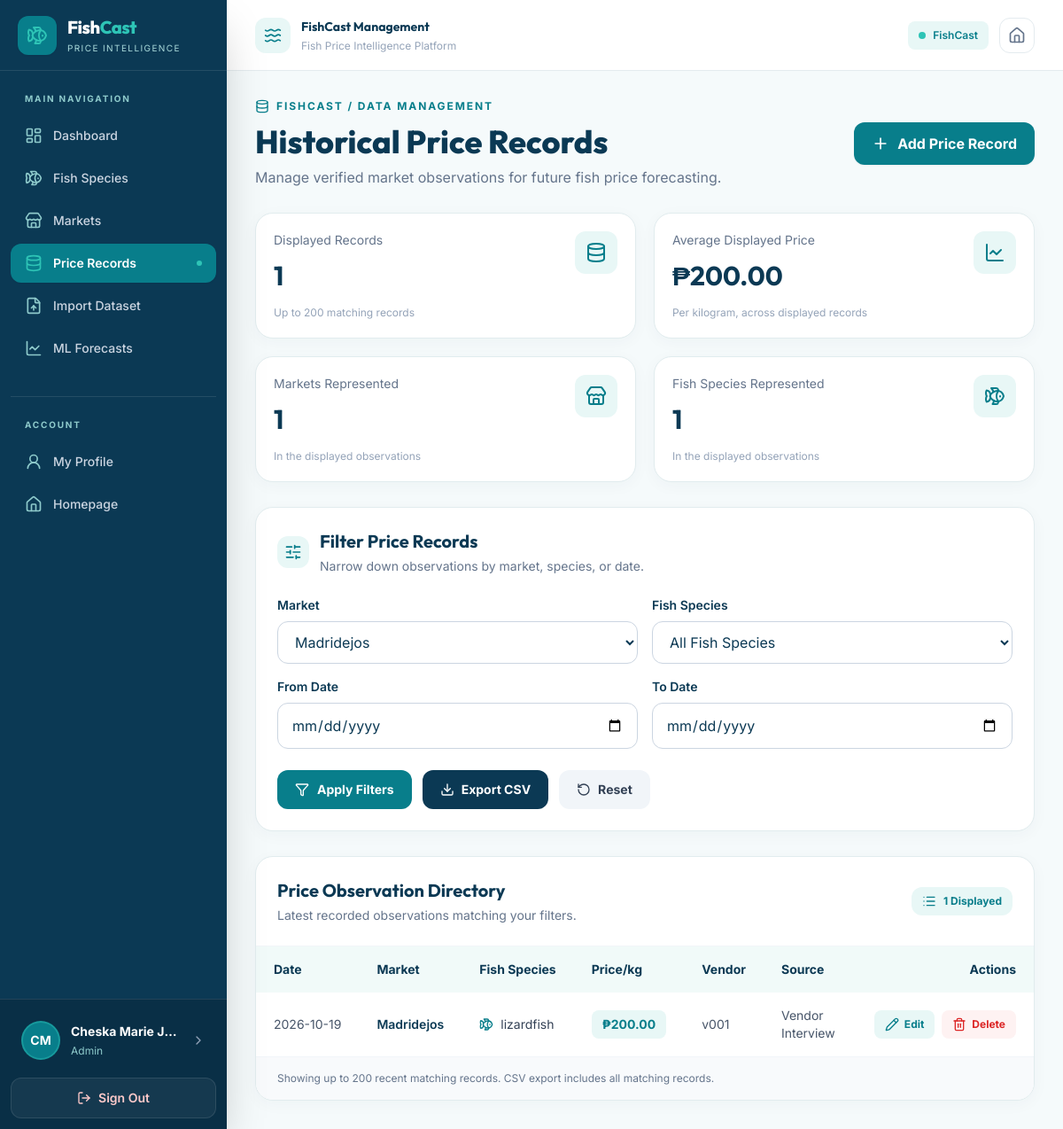
Screenshot of /admin/price_records.php?market=1 (signed in) with the database file from the repository.
### tables this page shows
CREATE TABLE `users` (
  `id` bigint(20) UNSIGNED NOT NULL,
  `full_name` varchar(150) NOT NULL,
  `email` varchar(190) NOT NULL,
  `password_hash` varchar(255) NOT NULL,
  `role` enum('admin','encoder','viewer') NOT NULL DEFAULT 'viewer',
  `created_at` timestamp NOT NULL DEFAULT current_timestamp(),
  `profile_picture` varchar(255) DEFAULT NULL
);

CREATE TABLE `price_records` (
  `id` bigint(20) UNSIGNED NOT NULL,
  `market_id` int(10) UNSIGNED NOT NULL,
  `fish_species_id` int(10) UNSIGNED NOT NULL,
  `observed_on` date NOT NULL,
  `price_per_kg` decimal(10,2) NOT NULL,
  `vendor_code` varchar(50) NOT NULL DEFAULT 'MARKET_AVERAGE',
  `source_type` enum('vendor_interview','market_record','government_record','other') NOT NULL,
  `source_reference` varchar(255) DEFAULT NULL,
  `collection_time` time DEFAULT NULL,
  `product_condition` varchar(100) DEFAULT NULL,
  `remarks` text DEFAULT NULL,
  `recorded_by` bigint(20) UNSIGNED DEFAULT NULL,
  `created_at` timestamp NOT NULL DEFAULT current_timestamp()
);

CREATE TABLE `markets` (
  `id` int(10) UNSIGNED NOT NULL,
  `name` varchar(150) NOT NULL,
  `municipality` varchar(100) NOT NULL DEFAULT 'Madridejos',
  `province` varchar(100) NOT NULL DEFAULT 'Cebu',
  `is_active` tinyint(1) NOT NULL DEFAULT 1
);

CREATE TABLE `fish_species` (
  `id` int(10) UNSIGNED NOT NULL,
  `common_name` varchar(120) NOT NULL,
  `scientific_name` varchar(180) DEFAULT NULL,
  `local_name` varchar(120) DEFAULT NULL,
  `is_active` tinyint(1) NOT NULL DEFAULT 1
);

### admin/price_records.php (the view, shortened to what the rows shown need)
<?php
require_once __DIR__ . '/../config/database.php';
function h($value) {
    return htmlspecialchars((string)$value, ENT_QUOTES, 'UTF-8');
}
$filterMarket = filter_var(
    $_GET['market'] ?? null,
    FILTER_VALIDATE_INT
);
$where = [];
$params = [];
if ($filterMarket) {
    $where[] = 'p.market_id = ?';
    $params[] = $filterMarket;
}
$sql = "
    SELECT
        p.*,
        m.name AS market_name,
        f.common_name
    FROM price_records p
    JOIN markets m ON m.id = p.market_id
    JOIN fish_species f ON f.id = p.fish_species_id
";
if ($where) {
    $sql .= ' WHERE ' . implode(' AND ', $where);
}
$sql .= ' ORDER BY p.observed_on DESC, p.id DESC';
$sql .= ' LIMIT 200';
$q = $pdo->prepare($sql);
$q->execute($params);
$records = $q->fetchAll(PDO::FETCH_ASSOC);
$totalShown = count($records);
$averagePrice = $totalShown > 0
    ? array_sum(array_column($records, 'price_per_kg')) / $totalShown
    : 0;
$uniqueMarkets = count(array_unique(array_column($records, 'market_id')));
$uniqueSpecies = count(array_unique(array_column($records, 'fish_species_id')));
?>
<!DOCTYPE html>
<html lang="en">
<head>
    <script src="https://cdn.tailwindcss.com"></script>
</head>
<body class="min-h-screen">
<?php include __DIR__ . '/../includes/sidebar.php'; ?>
<div class="lg:ml-64 min-h-screen">
    <?php include __DIR__ . '/../includes/header.php'; ?>
    <main class="p-5 lg:p-8 xl:p-10 space-y-7 max-w-[1800px] mx-auto">
        <section class="flex flex-col md:flex-row md:items-center md:justify-between gap-5">
            <div>
                <h1 class="font-display text-3xl lg:text-4xl font-extrabold text-ocean">
                    Historical Price Records
                </h1>
            </div>
        </section>
        <section class="grid grid-cols-1 sm:grid-cols-2 xl:grid-cols-4 gap-5">
            <div class="content-card p-5">
                <div class="flex justify-between items-start gap-4">
                    <div>
                        <h2 class="font-display text-3xl font-bold text-ocean mt-3">
                            <?= number_format($totalShown) ?>
                        </h2>
                    </div>
                </div>
            </div>
            <div class="content-card p-5">
                <div class="flex justify-between items-start gap-4">
                    <div>
                        <h2 class="font-display text-3xl font-bold text-ocean mt-3">
                            ₱<?= number_format($averagePrice, 2) ?>
                        </h2>
                    </div>
                </div>
            </div>
            <div class="content-card p-5">
                <div class="flex justify-between items-start gap-4">
                    <div>
                        <h2 class="font-display text-3xl font-bold text-ocean mt-3">
                            <?= number_format($uniqueMarkets) ?>
                        </h2>
                    </div>
                </div>
            </div>
            <div class="content-card p-5">
                <div class="flex justify-between items-start gap-4">
                    <div>
                        <h2 class="font-display text-3xl font-bold text-ocean mt-3">
                            <?= number_format($uniqueSpecies) ?>
                        </h2>
                    </div>
                </div>
            </div>
        </section>
        <section class="content-card p-6">
            <div class="flex items-center gap-3 mb-6">
                <div>
                    <h2 class="font-display text-xl font-bold text-ocean">
                        Filter Price Records
                    </h2>
                </div>
            </div>
        </section>
        <section class="content-card overflow-hidden">
            <div class="p-6 flex flex-col sm:flex-row sm:items-center sm:justify-between gap-3 border-b border-slate-100">
                <div>
                    <h2 class="font-display text-xl font-bold text-ocean">
                        Price Observation Directory
                    </h2>
                </div>
            </div>
            <div class="overflow-x-auto">
                <table class="w-full text-sm text-left">
                    <thead class="bg-seamist/60 text-ocean">
                        <tr>
                            <th class="px-5 py-4 font-bold whitespace-nowrap">Date</th>
                            <th class="px-5 py-4 font-bold whitespace-nowrap">Market</th>
                            <th class="px-5 py-4 font-bold whitespace-nowrap">Fish Species</th>
                            <th class="px-5 py-4 font-bold whitespace-nowrap">Price/kg</th>
                            <th class="px-5 py-4 font-bold whitespace-nowrap">Vendor</th>
                            <th class="px-5 py-4 font-bold whitespace-nowrap">Source</th>
                            <th class="px-5 py-4 font-bold text-right">Actions</th>
                        </tr>
                    </thead>
                    <tbody class="divide-y divide-slate-100">
                        <?php if (empty($records)): ?>
                            <tr>
                                <td colspan="7" class="px-6 py-16 text-center">
                                    <div class="flex flex-col items-center">
                                        <div class="w-16 h-16 rounded-2xl bg-seamist flex items-center justify-center mb-4">
                                            <i data-lucide="database" class="w-8 h-8 text-marine"></i>
                                        </div>
                                        <h3 class="font-display text-lg font-bold text-ocean">
                                            No Price Records Found
                                        </h3>
                                        <p class="text-sm text-slate-500 mt-2">
                                            Add a verified observation or adjust your filters.
                                        </p>
                                    </div>
                                </td>
                            </tr>
                        <?php else: ?>
                            <?php foreach ($records as $r): ?>
                                <tr class="table-row transition">
                                    <td class="px-5 py-4 whitespace-nowrap text-slate-600">
                                        <?= h($r['observed_on']) ?>
                                    </td>
                                    <td class="px-5 py-4 font-semibold text-ocean">
                                        <?= h($r['market_name']) ?>
                                    </td>
                                    <td class="px-5 py-4">
                                        <div class="flex items-center gap-2">
                                            <i data-lucide="fish" class="w-4 h-4 text-marine shrink-0"></i>
                                            <span class="text-slate-700">
                                                <?= h($r['common_name']) ?>
                                            </span>
                                        </div>
                                    </td>
                                    <td class="px-5 py-4 whitespace-nowrap">
                                        <span class="inline-flex px-3 py-1.5 rounded-lg bg-seamist text-marine font-bold">
                                            ₱<?= number_format((float)$r['price_per_kg'], 2) ?>
                                        </span>
                                    </td>
                                    <td class="px-5 py-4 text-slate-600">
                                        <?= h($r['vendor_code']) ?>
                                    </td>
                                    <td class="px-5 py-4 text-slate-600">
                                        <?= h(ucwords(str_replace('_', ' ', $r['source_type']))) ?>
                                    </td>
                                    <td class="px-5 py-4">
                                        <div class="flex items-center justify-end gap-2">
                                            <button
                                                type="button"
                                                data-record="<?= h(json_encode($r, JSON_HEX_TAG | JSON_HEX_APOS | JSON_HEX_AMP | JSON_HEX_QUOT)) ?>"
                                                onclick="openEdit(JSON.parse(this.dataset.record))"
                                                class="inline-flex items-center gap-1.5 px-3 py-2 rounded-lg bg-seamist text-marine hover:bg-teal-100 text-xs font-bold transition">
                                                <i data-lucide="pencil" class="w-4 h-4"></i>
                                                Edit
                                            </button>
                                            <form
                                                method="POST"
                                                class="delete-form"
                                                data-record-label="<?= h($r['common_name'] . ' — ' . $r['observed_on']) ?>">
                                                <button
                                                    type="submit"
                                                    class="inline-flex items-center gap-1.5 px-3 py-2 rounded-lg bg-red-50 text-red-600 hover:bg-red-100 text-xs font-bold transition">
                                                    <i data-lucide="trash-2" class="w-4 h-4"></i>
                                                    Delete
                                                </button>
                                            </form>
                                        </div>
                                    </td>
                                </tr>
                            <?php endforeach; ?>
                        <?php endif; ?>
                    </tbody>
                </table>
            </div>
        </section>
    </main>
</div>
</body>
</html>

### includes/sidebar.php (shortened to what the rows shown need)
<?php
function sidebarE($value) {
    return htmlspecialchars((string)$value, ENT_QUOTES, 'UTF-8');
}
$sidebarName = $_SESSION['full_name'] ?? 'FishCast User';
$sidebarRole = $_SESSION['role'] ?? 'User';
if (isset($pdo) && !empty($_SESSION['user_id'])) {
    $stmt = $pdo->prepare("
        SELECT full_name, role, profile_picture
        FROM users
        WHERE id = ?
        LIMIT 1
    ");
    $stmt->execute([(int)$_SESSION['user_id']]);
    $sidebarUser = $stmt->fetch(PDO::FETCH_ASSOC);
    if ($sidebarUser) {
        $sidebarName = $sidebarUser['full_name'];
        $sidebarRole = $sidebarUser['role'];
    }
}
?>
<aside
    id="sidebar"
    class="fixed inset-y-0 left-0 z-40 w-64
           bg-[#0B3954] text-white
           -translate-x-full lg:translate-x-0
           transition-transform duration-300 ease-in-out
           flex flex-col shadow-2xl">
    <div class="h-20 flex items-center gap-3 px-5
                border-b border-white/10 shrink-0">
        <div>
            <h2 class="text-xl font-extrabold tracking-tight leading-tight">
                Fish<span class="text-[#2EC4B6]">Cast</span>
            </h2>
        </div>
    </div>
    <div class="shrink-0 p-3 border-t border-white/10 bg-[#092F46]">
        <a
            href="profile.php"
            class="group flex items-center gap-3
                   p-3 rounded-xl hover:bg-white/10 transition">
            <div class="min-w-0 flex-1">
                <p class="text-sm font-bold text-white truncate"
                   title="<?= sidebarE($sidebarName) ?>">
                    <?= sidebarE($sidebarName) ?>
                </p>
                <p class="text-xs text-[#8ECACB] mt-1">
                    <?= sidebarE(ucwords(str_replace('_', ' ', $sidebarRole))) ?>
                </p>
            </div>
        </a>
    </div>
</aside>

### rows the page displays
users: full_name "Cheska Marie J…", role "Admin"
price_records: observed_on "2026-10-19", market.name "Madridejos", fish_species.common_name "lizardfish", price_per_kg "200.00", vendor_code "v001", source_type "Vendor Interview"

### other values shown
sidebarE($item[2]) "Dashboard"
sidebarE($item[2]) "Fish Species"
sidebarE($item[2]) "Markets"
sidebarE($item[2]) "Price Records"
sidebarE($item[2]) "Import Dataset"
sidebarE($item[2]) "ML Forecasts"
sidebarE($initials) "CM"
$totalShown "1"
$averagePrice "200.00"
$uniqueMarkets "1"
$uniqueSpecies "1"
form field market "Madridejos"
